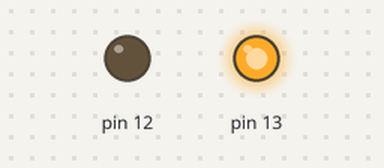
The sketch below on a simulated Arduino Uno, built with avr-gcc and run on an emulated ATmega328P. Shown: output pins drawn as LEDs (lit = HIGH).

Above: at 0.5 s.
At 2.2 s:
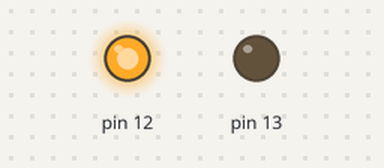
At 4.5 s:
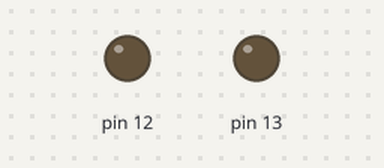
Timing chart, 0 to 6.9 s (numbered marks = the images above):
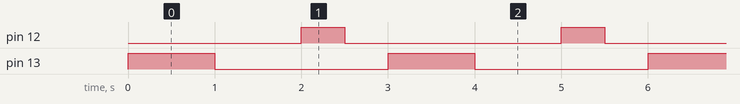

Measured:
- by itself, pin 12: alternates HIGH for 0.50 s and LOW for 2.5 s
- by itself, pin 13: alternates HIGH for 1.0 s and LOW for 2.0 s
- by itself, everything shown: repeats every 3.0 s, in 4 steps

The sketch:

mysterycode.ino.ino
```cpp
void setup() {
  pinMode(13, OUTPUT);
  pinMode(12, OUTPUT);
}

void loop() {
  digitalWrite(13, HIGH);
  delay(1000);
  digitalWrite(13, LOW);
  delay(1000);
  digitalWrite(12, HIGH);
  delay(500);
  digitalWrite(12, LOW);
  delay(500);
}
```
